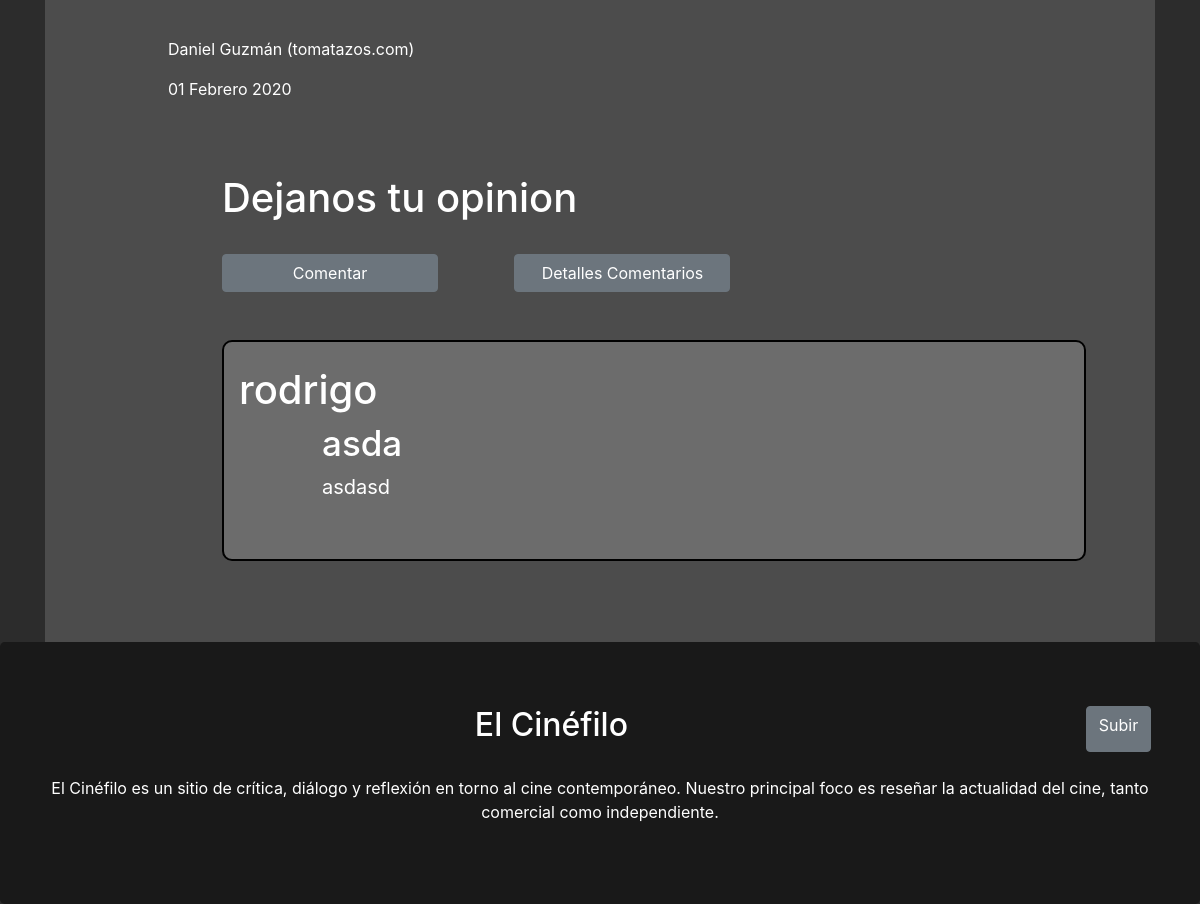
/peliculas/dolittle/ (lower part), run on an earlier commit of the app's database.
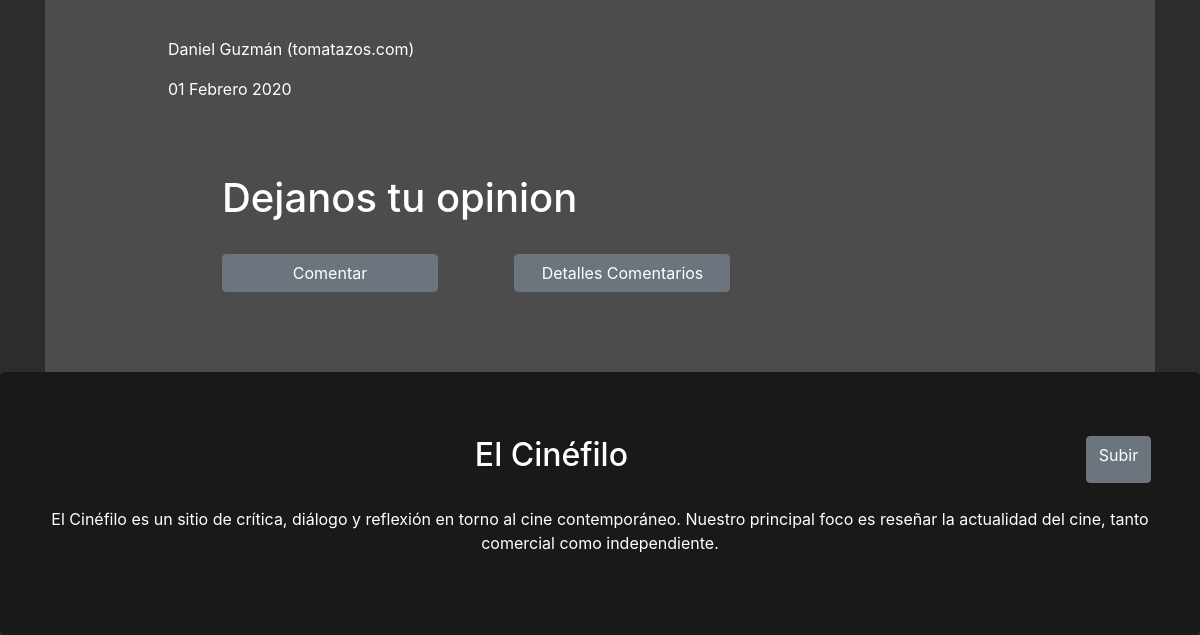
And on a later commit of the database.
### peliculas/models.py (models this page shows, shortened)
class ComentarioDolittle(models.Model):
    id = models.AutoField(primary_key=True,unique=True)
    descripcion = models.CharField(max_length=50)
    comentario = models.TextField(max_length=1000)
    fecha = models.DateField(null=True, blank=True)
    usuario = models.ForeignKey(User, on_delete = models.CASCADE)
    class Meta:
        ordering = ['fecha']

### peliculas/views.py (the view)
# urls.py: path('dolittle/', views.dolittle, name='dolittle'),
def dolittle(request):
    comentario=ComentarioDolittle.objects.all()
    return render(
        request,
        'dolittle.html',
        context={'comentario':comentario},
    )

### peliculas/templates/dolittle.html (shortened to what this page needs)
{% extends "base_generic.html" %}
{% block content %}
{% load static %}
	<div class="cuerpo container">
			<br>
			<br>
			<br>
			<iframe class="tamaño-videos" src="https://www.youtube.com/embed/hej47fWFLQs" frameborder="0" allow="accelerometer; autoplay; clipboard-write; encrypted-media; gyroscope; picture-in-picture" allowfullscreen></iframe><br>
			<br>
			<img class="tamaño-imagenes" src="{% static 'img/dr-dolittle.jpg' %}"><br>
			<br>
			<br>
			<p class="letra-cuerpo">Daniel Guzmán (tomatazos.com)</p>
			<p class="letra-cuerpo">01 Febrero 2020</p><br>
			<div class="ubicacion-cuerpo">
			<h1>Dejanos tu opinion</h1><br>
			<a href="{% url 'dolittle_create' %}"><input class="col-lg-3 col-md-4 col-sm-4 col-5 btn btn-secondary" type="button" name="registrar" value="Comentar"></a>
			<a href="{% url 'comentariodolittle' %}"><input class="offset-lg-1 col-lg-3 col-md-5 col-sm-5 col-6 btn btn-secondary" type="button" name="registrar" value="Detalles Comentarios"></a><br><br><br>
			{% for com in comentario %}
				<div class="container" style="background-color:#6c6c6c;padding-bottom: 2%; border-style: solid;border-color: #000; border-width: 2px; border-radius: 10px">
					<br>
					<h1>{{com.usuario}}<h1>
					<h4 class="letra-cuerpo" style="font-size: 35px;">{{com.descripcion}}</h4>
					<p class="letra-cuerpo" style="font-size: 20px;">{{com.comentario}}</p><br>
				</div><br><br>
			{% endfor %}
	</div>
	</div>
{% endblock %}

What changed in the data, as far as the page shows it:
removed ComentarioDolittle: usuario "rodrigo", descripcion "asda", comentario "asdasd"
